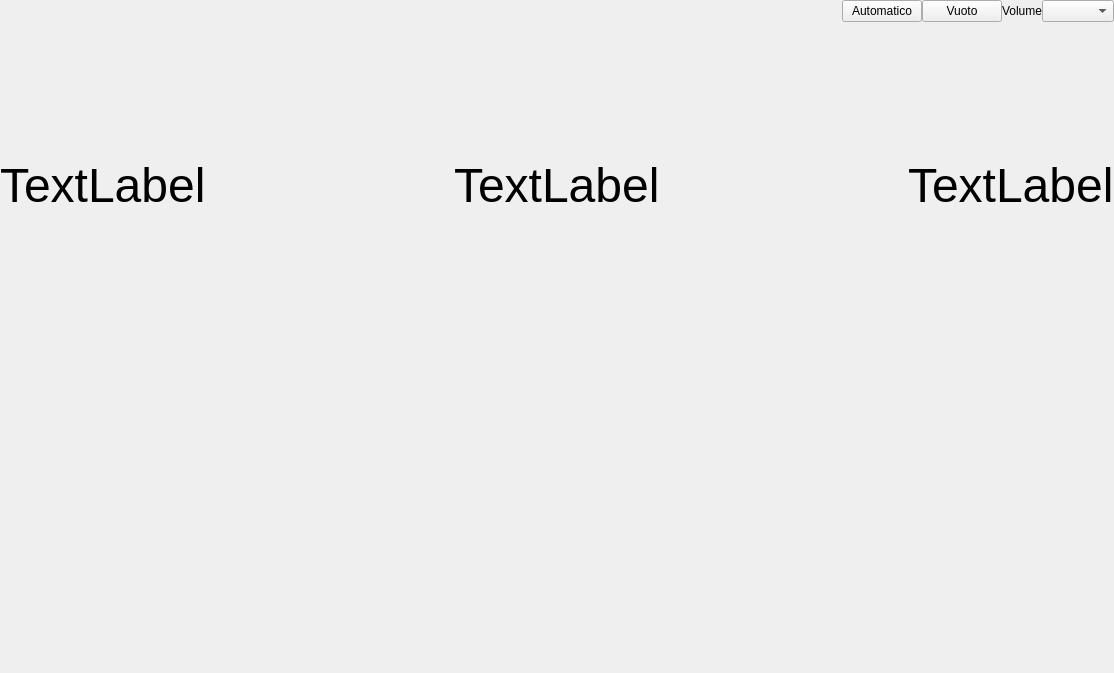
<?xml version="1.0" encoding="UTF-8"?>
<ui version="4.0">
 <class>QLeek</class>
 <widget class="QWidget" name="QLeek">
  <property name="geometry">
   <rect>
    <x>0</x>
    <y>0</y>
    <width>1114</width>
    <height>673</height>
   </rect>
  </property>
  <property name="windowTitle">
   <string>Form</string>
  </property>
  <layout class="QVBoxLayout" name="verticalLayout_2">
   <property name="spacing">
    <number>0</number>
   </property>
   <property name="leftMargin">
    <number>0</number>
   </property>
   <property name="topMargin">
    <number>0</number>
   </property>
   <property name="rightMargin">
    <number>0</number>
   </property>
   <property name="bottomMargin">
    <number>0</number>
   </property>
   <item>
    <widget class="QWidget" name="WidSX" native="true">
     <layout class="QVBoxLayout" name="verticalLayout">
      <property name="spacing">
       <number>0</number>
      </property>
      <property name="leftMargin">
       <number>0</number>
      </property>
      <property name="topMargin">
       <number>0</number>
      </property>
      <property name="rightMargin">
       <number>0</number>
      </property>
      <property name="bottomMargin">
       <number>0</number>
      </property>
      <item>
       <layout class="QHBoxLayout" name="horizontalLayout_3">
        <item>
         <spacer name="horizontalSpacer_3">
          <property name="orientation">
           <enum>Qt::Horizontal</enum>
          </property>
          <property name="sizeHint" stdset="0">
           <size>
            <width>40</width>
            <height>20</height>
           </size>
          </property>
         </spacer>
        </item>
        <item>
         <widget class="QPushButton" name="ButtonAutomatico">
          <property name="text">
           <string>Automatico</string>
          </property>
         </widget>
        </item>
        <item>
         <widget class="QPushButton" name="ButtonStatoVuoto">
          <property name="text">
           <string>Vuoto</string>
          </property>
         </widget>
        </item>
        <item>
         <widget class="QLabel" name="label">
          <property name="text">
           <string>Volume</string>
          </property>
         </widget>
        </item>
        <item>
         <widget class="QComboBox" name="Volume"/>
        </item>
       </layout>
      </item>
      <item>
       <layout class="QHBoxLayout" name="horizontalLayout">
        <item>
         <widget class="QLabel" name="Penning">
          <property name="font">
           <font>
            <pointsize>36</pointsize>
           </font>
          </property>
          <property name="text">
           <string>TextLabel</string>
          </property>
         </widget>
        </item>
        <item>
         <spacer name="horizontalSpacer">
          <property name="orientation">
           <enum>Qt::Horizontal</enum>
          </property>
          <property name="sizeHint" stdset="0">
           <size>
            <width>40</width>
            <height>20</height>
           </size>
          </property>
         </spacer>
        </item>
        <item>
         <widget class="QLabel" name="Leek">
          <property name="font">
           <font>
            <pointsize>36</pointsize>
           </font>
          </property>
          <property name="text">
           <string>TextLabel</string>
          </property>
         </widget>
        </item>
        <item>
         <spacer name="horizontalSpacer_2">
          <property name="orientation">
           <enum>Qt::Horizontal</enum>
          </property>
          <property name="sizeHint" stdset="0">
           <size>
            <width>40</width>
            <height>20</height>
           </size>
          </property>
         </spacer>
        </item>
        <item>
         <widget class="QLabel" name="Tempo">
          <property name="font">
           <font>
            <pointsize>36</pointsize>
           </font>
          </property>
          <property name="text">
           <string>TextLabel</string>
          </property>
         </widget>
        </item>
       </layout>
      </item>
      <item>
       <layout class="QHBoxLayout" name="horizontalLayout_2">
        <item>
         <widget class="QGraficoRiquadro" name="Grafico" native="true"/>
        </item>
       </layout>
      </item>
     </layout>
    </widget>
   </item>
  </layout>
 </widget>
 <customwidgets>
  <customwidget>
   <class>QGraficoRiquadro</class>
   <extends>QWidget</extends>
   <header>qgraficoriquadro.h</header>
  </customwidget>
 </customwidgets>
 <resources/>
 <connections/>
</ui>
